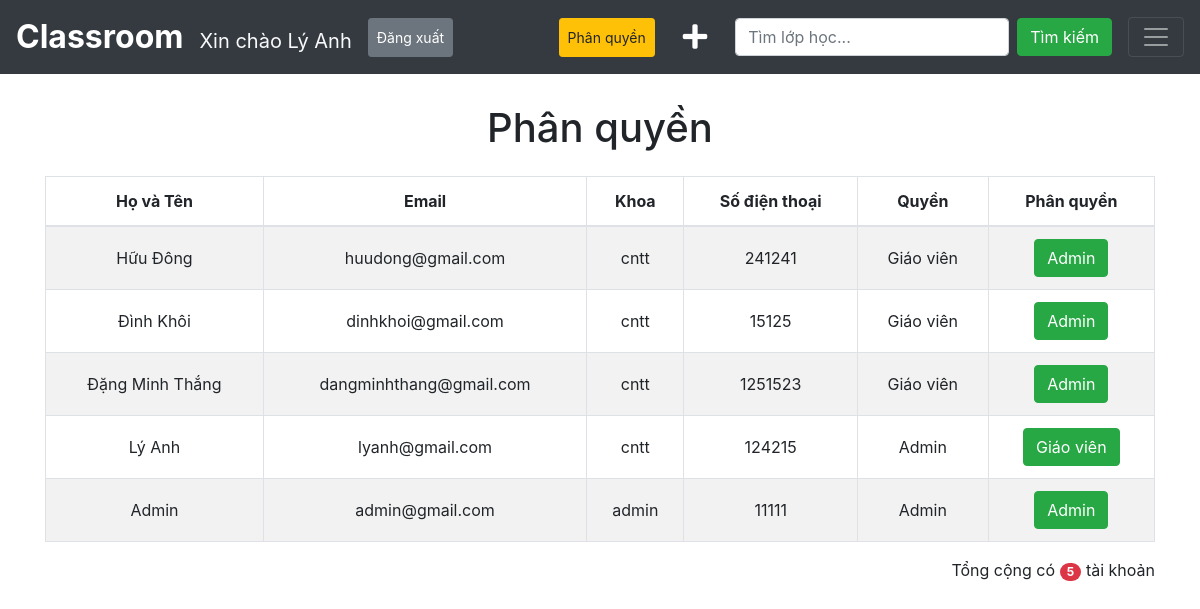
The page /admin.php (signed in) on the database its author committed.
### tables this page shows
CREATE TABLE `user_info` (
  `id` int(11) NOT NULL,
  `name` varchar(255) NOT NULL,
  `email` varchar(255) NOT NULL,
  `password` varchar(255) NOT NULL,
  `faculty` varchar(255) NOT NULL,
  `phone` varchar(255) NOT NULL,
  `level` int(11) NOT NULL
);

### admin.php (the view, shortened to what this page needs)
<!DOCTYPE html>
<html lang="en">
<head>
    <link rel="stylesheet" href="https://maxcdn.bootstrapcdn.com/bootstrap/4.5.2/css/bootstrap.min.css">
    <link rel="stylesheet" href="https://use.fontawesome.com/releases/v5.7.0/css/all.css">
    <link rel="stylesheet" href="style.css">
</head>
<body>
    <?php
        require("header.php");
    ?>
    <div class="admin">
        <div class="container">
            <div class="row">
                <div class="col">
                    <h1 class="title-admin text-center mb-4">Phân quyền</h1>
                    <table class="table table-hover table-striped table-bordered text-center" >
                        <thead>
                            <tr>
                                <th>Họ và Tên</th>
                                <th>Email</th>
                                <th>Khoa</th>
                                <th>Số điện thoại</th>
                                <th>Quyền</th>
                                <th>Phân quyền</th>
                            </tr>
                        </thead>
                        <?php
                            require("conn.php");
                            $sql = "SELECT * FROM user_info";
                            $result = $conn->query($sql);
                            while ($data = $result->fetch_assoc()) {
                        ?>
                        <tr class="item">
                            <td class=" align-middle"><?php echo $data["name"] ?></td>
                            <td class=" align-middle"><?php echo $data["email"] ?></td>
                            <td class=" align-middle"><?php echo $data["faculty"] ?></td>
                            <td class=" align-middle"><?php echo $data["phone"] ?></td>
                            <td class=" align-middle"><?php if($data["level"]==0){echo "Giáo viên";}else{echo "Admin";} ?></td>
                            <td class=" align-middle"><a href="admin.php?id=<?php echo $data["id"] ?>&level=<?php echo $data["level"] ?>" class="btn btn-success"><?php if($data["level"]==0){echo "Admin";}else if ($data["level"]==1){echo "Giáo viên";}else{echo "Admin";} ?></a></td>
                        </tr>
                        <?php
                            }
                        ?>
                    </table>
                </div>
            </div>
            <div class="text-right">
                Tổng cộng có <span class="badge badge-danger badge-pill"><?php echo $result->num_rows ?></span> tài khoản
            </div>
        </div>
    </div>
</body>
</html>

### style.css (style rules this page uses)
* { margin: 0px; padding: 0px; }
.create-class, .home, .admin, .delete-class, .subject-page, .create-student, .attendance { margin-top: 80px; }

### rows shown on the page
user_info: name "Hữu Đông", email "huudong@gmail.com", faculty "cntt", phone "241241", level "Giáo viên"
user_info: name "Đình Khôi", email "dinhkhoi@gmail.com", faculty "cntt", phone "15125", level "Giáo viên"
user_info: name "Đặng Minh Thắng", email "dangminhthang@gmail.com", faculty "cntt", phone "1251523", level "Giáo viên"
user_info: name "Lý Anh", email "lyanh@gmail.com", faculty "cntt", phone "124215", level "Admin"
user_info: name "Admin", email "admin@gmail.com", faculty "admin", phone "11111", level "Admin"

### other values the page prints
$_SESSION["name"] "Lý Anh"
$result->num_rows "5"
